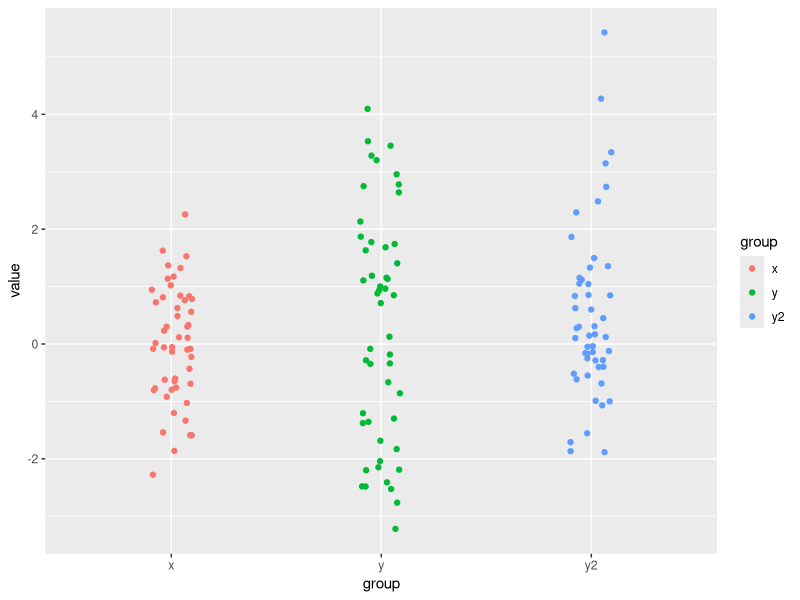

Source code (R):
# COMMON STATISTICAL TESTS ARE LINEAR MODELS
# A WORK THROUGH
# https://steverxd.github.io/Stat_tests/
# 2024-05-21

# PACKAGES ----------------------------------------------------------------

library(tidyverse)

# THE DATA ----------------------------------------------------------------

# https://steverxd.github.io/Stat_tests/data.html

# SAMPLE VALUES

rnorm_fixed <- function(N, mu = 0, sd = 1) {
  
  scale(rnorm(N)) * sd + mu
  
  }

set.seed(40)

y <- rnorm_fixed(50, mu = 0.3, sd = 2)
x <- rnorm_fixed(50, mu = 0, sd = 1)
y2 <- rnorm_fixed(50, mu = 0.5, sd = 1.5)

mydata_wide <- tibble(x = x, y = y, y2 = y2)

mydata_long <- mydata_wide |> 
  gather(group, value, x:y2)

ggplot(mydata_long,
       aes(x = group, y = value, col = group)) +
  geom_jitter(width = 0.1)

# 'SIGNED RANK' VALUES

signed_rank <- function(x) {
  
  sign(x) * rank(abs(x))
  
  }

# THE LINEAR MODEL --------------------------------------------------------

# https://steverxd.github.io/Stat_tests/linearmodel.html

lm(y ~ 1 + x, data = mydata_wide) |> 
  summary() |> 
  print(digits = 5)

# CORRELATIONS ------------------------------------------------------------

# https://steverxd.github.io/Stat_tests/correlations.html

# PEARSON CORRELATION

cor.test(mydata_wide$y, mydata_wide$x, method = "pearson")

lm(mydata_wide$y ~ 1 + mydata_wide$x) |> 
  summary() |> 
  print(digits = 5)

# SPEARMAN CORRELATION

cor.test(mydata_wide$y, mydata_wide$x, method = "spearman")

cor.test(rank(mydata_wide$y), rank(mydata_wide$x), method = "pearson")

lm(rank(mydata_wide$y) ~ 1 + rank(mydata_wide$x)) |> 
  summary() |> 
  print(digits = 5)

# ONE MEAN ----------------------------------------------------------------

# https://steverxd.github.io/Stat_tests/one-mean.html
